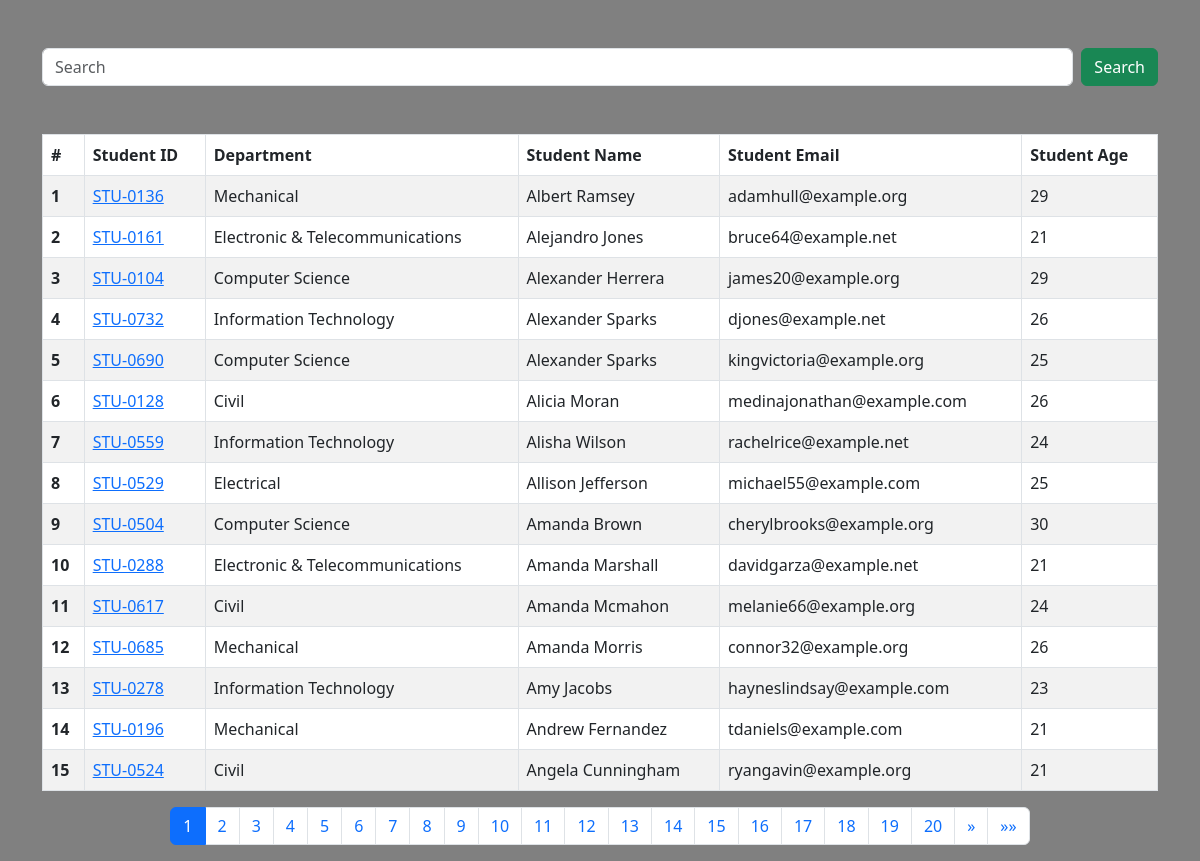
The page / on the database its author committed.
### Report/models.py (models this page shows, shortened)
class Student(models.Model):
    department = models.ForeignKey(
        Department, related_name='depart', on_delete=models.CASCADE)
    student_id = models.OneToOneField(
        StudentID, related_name='studentid', on_delete=models.CASCADE)
    student_name = models.CharField(max_length=100)
    student_email = models.EmailField(unique=True)
    student_age = models.IntegerField(default=18)
    student_address = models.TextField()
    class Meta:
        ordering = ['student_name']
        verbose_name = 'student'

class StudentID(models.Model):
    student_id = models.CharField(max_length=100)
    def __str__(self) -> str:
        return self.student_id

class Department(models.Model):
    department = models.CharField(max_length=100)
    def __str__(self) -> str:
        return self.department
    class Meta:
        ordering = ['department']

### Report/views.py (the view, shortened to what this page needs)
# urls.py: path('',views.get_students,name='get_student'),
def get_students(request):
    queryset = Student.objects.all()
    page_number = request.GET.get("page",1)
    paginator = Paginator(queryset, 15)   # Pagination
    try:
        page_obj = paginator.page(page_number)
    except EmptyPage:
        page_obj = paginator.page(1)
    return render(request,'students.html',{'queryset':page_obj})

### Report/templates/students.html (shortened to what this page needs)
{% extends 'base.html' %}
{% load static %}
{% block content %}
<div class="container mt-5">
    <div class="row">
        <form class="d-flex mb-5" role="search">
            <input class="form-control me-2" type="search" name="search" placeholder="Search" aria-label="Search">
            <button class="btn btn-success" type="submit">Search</button>
          </form>
        <div class="table-responsive">
            <table class="table table-bordered table-striped">
                <thead>
                    <tr>
                        <th scope="col">#</th>
                        <th scope="col">Student ID</th>
                        <th scope="col">Department</th>
                        <th scope="col">Student Name</th>
                        <th scope="col">Student Email</th>
                        <th scope="col">Student Age</th>
                    </tr>
                </thead>
                <tbody>
                    {% for query in queryset %}
                    <tr>
                        <th scope="row">{{ forloop.counter }}</th>
                        <td> <a href="{% url 'see_marks' query.student_id %}">{{ query.student_id }}</a></td>
                        <td>{{ query.department }}</td>
                        <td>{{ query.student_name }}</td>
                        <td>{{ query.student_email }}</td>
                        <td>{{ query.student_age }}</td>
                    </tr>
                    {% endfor %}
                </tbody>
            </table>
        </div>
        <nav aria-label="Page navigation text-center">
            <ul class="pagination justify-content-center">
                {% for num in queryset.paginator.page_range %}
                    <li class="page-item {% if queryset.number == num %}active{% endif %}">
                        <a class="page-link" href="?search={{ request.GET.search }}&page={{ num }}">{{ num }}</a>
                    </li>
                {% endfor %}
                {% if queryset.has_next %}
                    <li class="page-item">
                        <a class="page-link" href="?search={{ request.GET.search }}&page={{ queryset.next_page_number }}" aria-label="Next">
                            <span aria-hidden="true">&raquo;</span>
                        </a>
                    </li>
                    <li class="page-item">
                        <a class="page-link" href="?search={{ request.GET.search }}&page={{ queryset.paginator.num_pages }}" aria-label="Last">
                            <span aria-hidden="true">&raquo;&raquo;</span>
                        </a>
                    </li>
                {% endif %}
            </ul>
        </nav>
    </div>
</div>
{% endblock content %}

### Report/templates/base.html (shortened to what this page needs)
<!DOCTYPE html>
<html lang="en">
<head>
    <link rel="stylesheet" href="https://cdn.jsdelivr.net/npm/bootstrap@5.3.0/dist/css/bootstrap.min.css">
</head>
<body style="background-color: grey;">
    {% block content %}
    {% endblock %}
</body>
</html>

### rows shown on the page
Student: student_id "STU-0136", department "Mechanical", student_name "Albert Ramsey", student_email "adamhull@example.org", student_age "29"
Student: student_id "STU-0161", department "Electronic & Telecommunications", student_name "Alejandro Jones", student_email "bruce64@example.net", student_age "21"
Student: student_id "STU-0104", department "Computer Science", student_name "Alexander Herrera", student_email "james20@example.org", student_age "29"
Student: student_id "STU-0732", department "Information Technology", student_name "Alexander Sparks", student_email "djones@example.net", student_age "26"
Student: student_id "STU-0690", department "Computer Science", student_name "Alexander Sparks", student_email "kingvictoria@example.org", student_age "25"
Student: student_id "STU-0128", department "Civil", student_name "Alicia Moran", student_email "medinajonathan@example.com", student_age "26"
Student: student_id "STU-0559", department "Information Technology", student_name "Alisha Wilson", student_email "rachelrice@example.net", student_age "24"
Student: student_id "STU-0529", department "Electrical", student_name "Allison Jefferson", student_email "michael55@example.com", student_age "25"
Student: student_id "STU-0504", department "Computer Science", student_name "Amanda Brown", student_email "cherylbrooks@example.org", student_age "30"
Student: student_id "STU-0288", department "Electronic & Telecommunications", student_name "Amanda Marshall", student_email "davidgarza@example.net", student_age "21"
Student: student_id "STU-0617", department "Civil", student_name "Amanda Mcmahon", student_email "melanie66@example.org", student_age "24"
Student: student_id "STU-0685", department "Mechanical", student_name "Amanda Morris", student_email "connor32@example.org", student_age "26"
Student: student_id "STU-0278", department "Information Technology", student_name "Amy Jacobs", student_email "hayneslindsay@example.com", student_age "23"
Student: student_id "STU-0196", department "Mechanical", student_name "Andrew Fernandez", student_email "tdaniels@example.com", student_age "21"
Student: student_id "STU-0524", department "Civil", student_name "Angela Cunningham", student_email "ryangavin@example.org", student_age "21"

### other values the page prints
{{ num }} "1" "2" "3" "4" "5" "6" "7" "8" "9" "10" "11" "12" "13" "14" "15" "16" "17" "18" "19" "20"
